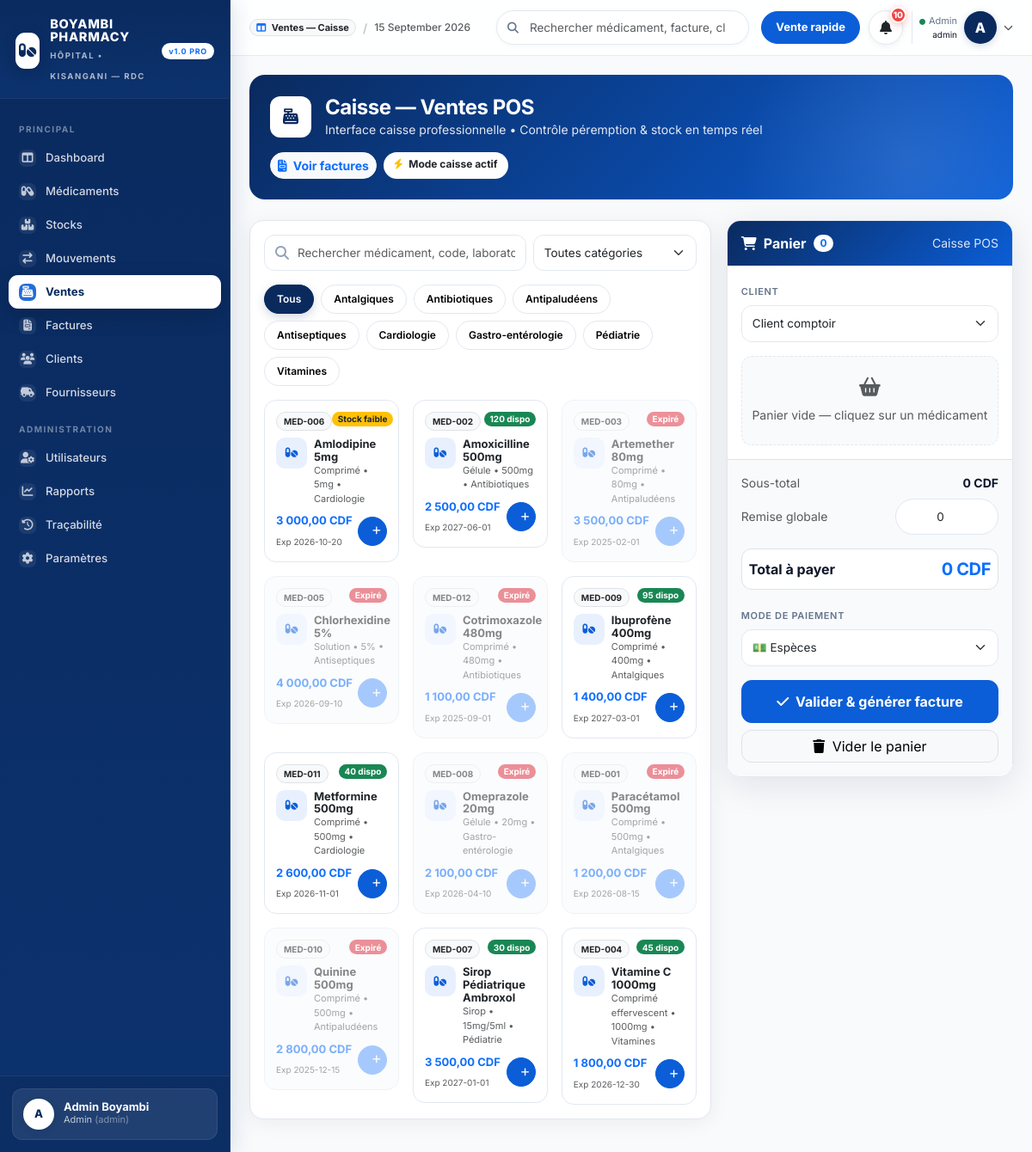
/sales.php (signed in), run on the app's committed database.
### tables this page shows
CREATE TABLE categories (
  id INT AUTO_INCREMENT PRIMARY KEY,
  name VARCHAR(100) NOT NULL UNIQUE,
  description VARCHAR(255) NULL,
  created_at TIMESTAMP DEFAULT CURRENT_TIMESTAMP
);

CREATE TABLE medicines (
  id INT AUTO_INCREMENT PRIMARY KEY,
  code VARCHAR(30) NOT NULL UNIQUE,
  name VARCHAR(150) NOT NULL,
  category_id INT NULL,
  description TEXT NULL,
  dosage VARCHAR(100) NULL,
  form VARCHAR(80) NULL,
  laboratory VARCHAR(120) NULL,
  purchase_price DECIMAL(12,2) NOT NULL DEFAULT 0,
  sale_price DECIMAL(12,2) NOT NULL DEFAULT 0,
  quantity INT NOT NULL DEFAULT 0,
  alert_threshold INT NOT NULL DEFAULT 10,
  manufacture_date DATE NULL,
  expiry_date DATE NULL,
  location VARCHAR(100) NULL,
  supplier_id INT NULL,
  status ENUM('available','low','out','expired','archived') DEFAULT 'available',
  created_at TIMESTAMP DEFAULT CURRENT_TIMESTAMP,
  updated_at TIMESTAMP DEFAULT CURRENT_TIMESTAMP ON UPDATE CURRENT_TIMESTAMP,
  FOREIGN KEY (category_id) REFERENCES categories(id) ON DELETE SET NULL,
  FOREIGN KEY (supplier_id) REFERENCES suppliers(id) ON DELETE SET NULL,
  INDEX idx_med_name (name),
  INDEX idx_med_code (code),
  INDEX idx_med_expiry (expiry_date),
  INDEX idx_med_qty (quantity)
);

### config/config.php (called while the page is built, shortened)
<?php
function e($str){ return htmlspecialchars($str ?? '', ENT_QUOTES, 'UTF-8'); }
function money($n){ return number_format((float)$n, 2, ',', ' ') . ' CDF'; }

### sales.php (the view, shortened to what this page needs)
<?php
require_once __DIR__.'/config/database.php';
require_once __DIR__.'/includes/partials/layout.php';
$medicines=$pdo->query("SELECT m.*, c.name as cat FROM medicines m LEFT JOIN categories c ON c.id=m.category_id WHERE m.status!='archived' ORDER BY m.name")->fetchAll();
$categories=$pdo->query("SELECT * FROM categories ORDER BY name")->fetchAll();
?>
<div class="pos-hero p-4 mb-4">
  <div class="d-flex flex-wrap justify-content-between gap-3 align-items-center" style="position:relative; z-index:1">
    <div class="d-flex gap-3 align-items-center">
      <div style="width:48px;height:48px;background:#fff;color:var(--blue-dark);border-radius:12px;display:grid;place-items:center;font-size:18px"><i class="fa-solid fa-cash-register"></i></div>
      <div>
        <h4 class="fw-bold mb-0" style="letter-spacing:-.02em">Caisse — Ventes POS</h4>
        <div class="small" style="opacity:.88">Interface caisse professionnelle • Contrôle péremption & stock en temps réel</div>
      </div>
    </div>
    <div class="d-flex gap-2">
      <a href="invoices.php" class="btn btn-light text-primary btn-sm fw-bold" style="border-radius:999px"><i class="fa-solid fa-file-invoice me-1"></i> Voir factures</a>
      <span class="badge bg-white text-dark d-none d-md-inline" style="border-radius:999px; padding:8px 12px"><i class="fa-solid fa-bolt text-warning me-1"></i> Mode caisse actif</span>
    </div>
  </div>
</div>
<div class="pos-grid">
  <div>
    <div class="card mb-3" style="border-radius:16px">
      <div class="card-body">
        <div class="d-flex gap-2 mb-3 flex-wrap">
          <div class="flex-fill position-relative">
            <i class="fa-solid fa-magnifying-glass" style="position:absolute; left:13px; top:50%; transform:translateY(-50%); color:#94a3b8"></i>
            <input id="searchMed" class="form-control" style="padding-left:38px; border-radius:12px; height:42px" placeholder="Rechercher médicament, code, laboratoire...">
          </div>
          <select id="filterCat" class="form-select" style="max-width:190px; border-radius:12px; height:42px"><option value="">Toutes catégories</option></select>
        </div>
        <div class="d-flex gap-2 mb-3 flex-wrap" id="catPills">
          <button class="cat-pill active" data-cat="">Tous</button>
          <?php foreach($categories as $c): ?><button class="cat-pill" data-cat="<?= e($c['name']) ?>"><?= e($c['name']) ?></button><?php endforeach; ?>
        </div>
        <div class="row g-3" id="medGrid">
          <?php foreach($medicines as $m):
            $isExpired = $m['expiry_date'] && $m['expiry_date'] < date('Y-m-d');
            $isOut = $m['quantity']<=0;
            $disabled = $isExpired || $isOut;
            $stockBadge = $isExpired?'<span class="badge bg-danger" style="font-size:10px; border-radius:999px">Expiré</span>':($isOut?'<span class="badge bg-dark" style="font-size:10px; border-radius:999px">Rupture</span>':($m['quantity']<=$m['alert_threshold']?'<span class="badge bg-warning text-dark" style="font-size:10px; border-radius:999px">Stock faible</span>':'<span class="badge bg-success" style="font-size:10px; border-radius:999px">'.$m['quantity'].' dispo</span>'));
          ?>
          <div class="col-6 col-md-4 med-card" data-name="<?= e(strtolower($m['name'].' '.$m['code'].' '.$m['laboratory'])) ?>" data-cat="<?= e($m['cat'] ?? '') ?>">
            <div class="medicine-tile <?= $disabled?'disabled':'' ?>" data-id="<?= $m['id'] ?>" data-name="<?= e($m['name']) ?>" data-price="<?= $m['sale_price'] ?>" data-qty="<?= $m['quantity'] ?>" data-expiry="<?= e($m['expiry_date']) ?>">
              <div class="d-flex justify-content-between align-items-start mb-2">
                <span class="badge bg-light border text-dark" style="font-size:10px; border-radius:999px; padding:5px 8px"><?= e($m['code']) ?></span>
                <?= $stockBadge ?>
              </div>
              <div class="d-flex gap-2 align-items-start mb-1">
                <div style="width:36px;height:36px;border-radius:10px;background:#e8f0fe;color:var(--blue);display:grid;place-items:center; flex-shrink:0"><i class="fa-solid fa-pills" style="font-size:13px"></i></div>
                <div>
                  <div class="fw-bold" style="font-size:13px; line-height:1.15"><?= e($m['name']) ?></div>
                  <div class="small text-muted" style="font-size:11px"><?= e($m['form']) ?> • <?= e($m['dosage']) ?> • <?= e($m['cat']) ?></div>
                </div>
              </div>
              <div class="d-flex justify-content-between align-items-center mt-2">
                <div><div class="fw-bold text-primary" style="font-size:13px"><?= money($m['sale_price']) ?></div><small class="text-muted" style="font-size:10px">Exp <?= e($m['expiry_date'] ?? '—') ?></small></div>
                <button class="btn btn-sm btn-primary" style="border-radius:999px; width:34px; height:34px; display:grid; place-items:center" <?= $disabled?'disabled':'' ?>><i class="fa-solid fa-plus" style="font-size:11px"></i></button>
              </div>
            </div>
          </div>
          <?php endforeach; ?>
        </div>
      </div>
    </div>
  </div>
  <div>
    <div class="cart-sticky">
      <div class="cart-head">
        <div class="d-flex gap-2 align-items-center"><i class="fa-solid fa-cart-shopping"></i><strong>Panier</strong><span class="badge bg-white text-primary" style="border-radius:999px" id="cartCount">0</span></div>
        <span class="small" style="opacity:.85">Caisse POS</span>
      </div>
      <div class="bg-white p-3">
        <form method="post" id="saleForm">
          <div class="mb-3">
            <label class="form-label small fw-semibold" style="font-size:11px; letter-spacing:.06em; color:var(--gray-500)">CLIENT</label>
            <select name="customer_id" class="form-select" style="border-radius:12px"><option value="">Client comptoir</option></select>
          </div>
          <div id="cartList" class="mb-3" style="max-height:360px; overflow:auto">
            <div class="text-center py-4" id="emptyCart" style="border:1px dashed var(--gray-200); border-radius:12px; background:#f8fafc">
              <i class="fa-solid fa-basket-shopping text-muted" style="font-size:22px"></i>
              <div class="small text-muted mt-2">Panier vide — cliquez sur un médicament</div>
            </div>
          </div>
          <div class="border-top pt-3" style="background:#f8fafc; margin:0 -16px -16px; padding:16px; border-radius:0 0 16px 16px">
            <div class="d-flex justify-content-between small mb-2"><span class="text-muted">Sous-total</span><strong id="subTotal">0 CDF</strong></div>
            <div class="d-flex justify-content-between align-items-center mb-3">
              <label class="small text-muted">Remise globale</label><input type="number" name="discount_global" id="discountGlobal" class="form-control form-control-sm" style="width:120px; border-radius:999px; text-align:center" value="0" min="0" placeholder="0 CDF">
            </div>
            <div class="d-flex justify-content-between align-items-center mb-3 p-2 bg-white border" style="border-radius:12px">
              <span class="fw-bold">Total à payer</span><strong class="text-primary" id="totalVal" style="font-size:20px; letter-spacing:-.02em">0 CDF</strong>
            </div>
            <label class="form-label small fw-semibold" style="font-size:11px; letter-spacing:.06em; color:var(--gray-500)">MODE DE PAIEMENT</label>
            <select name="payment_method" class="form-select mb-3" style="border-radius:12px"><option value="especes">💵 Espèces</option></select>
            <div class="d-grid gap-2">
              <button type="submit" class="btn btn-primary fw-bold" style="border-radius:12px; padding:12px"><i class="fa-solid fa-check me-1"></i> Valider & générer facture</button>
              <button type="button" class="btn btn-light border" style="border-radius:12px" onclick="clearCart()"><i class="fa-solid fa-trash me-1"></i> Vider le panier</button>
            </div>
          </div>
        </form>
      </div>
    </div>
  </div>
</div>

### assets/css/style.css (style rules this page uses)
:root { --blue:#0b5ed7; --blue-dark:#0a2a5e; --blue-light:#e8f0fe; --blue-mid:#3b82f6; --green:#10b981; --green-light:#e6f7ef; --orange:#f59e0b; --orange-light:#fff7e6; --red:#ef4444; --red-light:#fee2e2; --gray-50:#f8fafc; --gray-100:#f1f5f9; --gray-200:#e2e8f0; --gray-300:#cbd5e1; --gray-500:#64748b; --gray-700:#334155; --gray-900:#0f172a; --radius:14px; --radius-sm:10px; --shadow:0 4px 24px rgba(15,23,42,.06); --shadow-lg:0 10px 40px rgba(15,23,42,.10); }
* { font-family:'Inter',system-ui,-apple-system,Segoe UI,Roboto,Helvetica,Arial,sans-serif }
body { background:var(--gray-50); color:var(--gray-900); }
a { text-decoration:none }
.card { border:1px solid var(--gray-200); border-radius:var(--radius); box-shadow:var(--shadow); overflow:hidden }
.btn-primary { background:var(--blue); border-color:var(--blue); border-radius:10px; font-weight:600; padding:9px 16px }
.form-control,.form-select { border-radius:10px; border:1px solid var(--gray-200); padding:10px 12px; font-size:13.5px }
.pos-grid { display:grid; grid-template-columns:1.45fr .9fr; gap:18px }
.medicine-tile { background:#fff; border:1px solid var(--gray-200); border-radius:12px; padding:12px; cursor:pointer; transition:.15s }
.medicine-tile.disabled { opacity:.5; pointer-events:none }

### sales.php (style rules this page uses)
.pos-hero { background:linear-gradient(135deg,#0a2a5e 0%, #0b5ed7 100%); border-radius:18px; color:#fff; position:relative; overflow:hidden }
.pos-hero::after { content:""; position:absolute; width:400px; height:400px; background:radial-gradient(circle, rgba(255,255,255,.11), transparent 70%); right:-80px; top:-100px }
.cat-pill { padding:7px 14px; border-radius:999px; border:1px solid var(--gray-200); background:#fff; font-size:12px; font-weight:600; cursor:pointer; transition:.15s }
.cat-pill.active { background:var(--blue-dark); color:#fff; border-color:var(--blue-dark); box-shadow:0 4px 12px rgba(10,42,94,.18) }
.medicine-tile { border-radius:14px; border:1px solid var(--gray-200); background:#fff; padding:13px; cursor:pointer; transition:.18s; position:relative; overflow:hidden }
.medicine-tile.disabled { opacity:.55; pointer-events:none; background:#f8fafc }
.cart-sticky { position:sticky; top:78px; border-radius:16px; overflow:hidden; box-shadow:var(--shadow-lg); border:1px solid var(--gray-200) }
.cart-head { background:linear-gradient(135deg,#0a2a5e 0%, #0b5ed7 100%); color:#fff; padding:14px 16px; display:flex; justify-content:space-between; align-items:center }

### data on the page
categories: name "Antalgiques"
categories: name "Antibiotiques"
categories: name "Antipaludéens"
categories: name "Antiseptiques"
categories: name "Cardiologie"
categories: name "Gastro-entérologie"
categories: name "Pédiatrie"
categories: name "Vitamines"
medicines: code "MED-006", quantity "Stock faible", name "Amlodipine 5mg", form "Comprimé", dosage "5mg", category.name "Cardiologie", sale_price "3 000,00 CDF", expiry_date "2026-10-20"
medicines: code "MED-002", quantity "120", name "Amoxicilline 500mg", form "Gélule", dosage "500mg", category.name "Antibiotiques", sale_price "2 500,00 CDF", expiry_date "2027-06-01"
medicines: code "MED-003", shows "Expiré", name "Artemether 80mg", form "Comprimé", dosage "80mg", category.name "Antipaludéens", sale_price "3 500,00 CDF", expiry_date "2025-02-01"
medicines: code "MED-005", shows "Expiré", name "Chlorhexidine 5%", form "Solution", dosage "5%", category.name "Antiseptiques", sale_price "4 000,00 CDF", expiry_date "2026-09-10"
medicines: code "MED-012", shows "Expiré", name "Cotrimoxazole 480mg", form "Comprimé", dosage "480mg", category.name "Antibiotiques", sale_price "1 100,00 CDF", expiry_date "2025-09-01"
medicines: code "MED-009", quantity "95", name "Ibuprofène 400mg", form "Comprimé", dosage "400mg", category.name "Antalgiques", sale_price "1 400,00 CDF", expiry_date "2027-03-01"
medicines: code "MED-011", quantity "40", name "Metformine 500mg", form "Comprimé", dosage "500mg", category.name "Cardiologie", sale_price "2 600,00 CDF", expiry_date "2026-11-01"
medicines: code "MED-008", shows "Expiré", name "Omeprazole 20mg", form "Gélule", dosage "20mg", category.name "Gastro-entérologie", sale_price "2 100,00 CDF", expiry_date "2026-04-10"
medicines: code "MED-001", shows "Expiré", name "Paracétamol 500mg", form "Comprimé", dosage "500mg", category.name "Antalgiques", sale_price "1 200,00 CDF", expiry_date "2026-08-15"
medicines: code "MED-010", shows "Expiré", name "Quinine 500mg", form "Comprimé", dosage "500mg", category.name "Antipaludéens", sale_price "2 800,00 CDF", expiry_date "2025-12-15"
medicines: code "MED-007", quantity "30", name "Sirop Pédiatrique Ambroxol", form "Sirop", dosage "15mg/5ml", category.name "Pédiatrie", sale_price "3 500,00 CDF", expiry_date "2027-01-01"
medicines: code "MED-004", quantity "45", name "Vitamine C 1000mg", form "Comprimé effervescent", dosage "1000mg", category.name "Vitamines", sale_price "1 800,00 CDF", expiry_date "2026-12-30"

### other printed values
substr($user['name'],0,1) "A"
$user['name'] "Admin Boyambi"
roleLabel($user['role']) "Admin"
$user['role'] "admin"
$title "Ventes — Caisse"
$alertCount "10"
